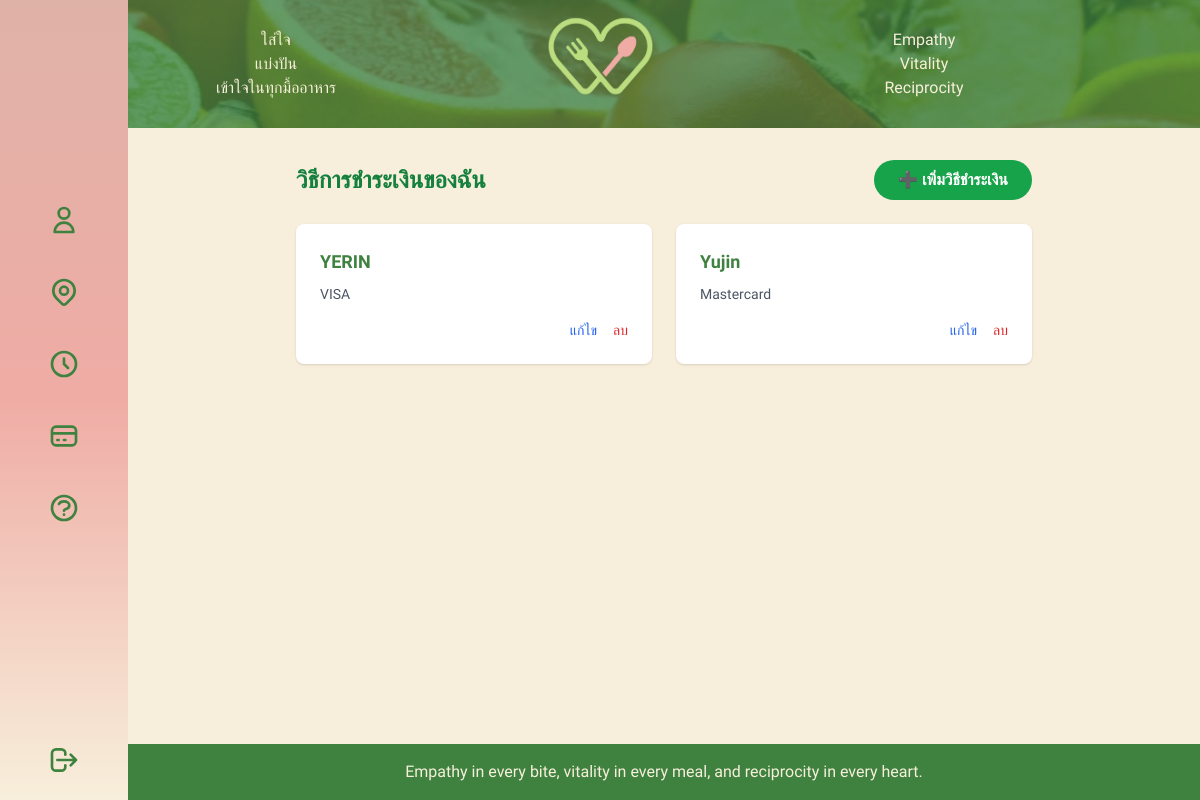
/payment-methods/ (signed in), run on the app's committed database.
### myapp/models.py (models this page shows, shortened)
class PaymentMethod(models.Model):
    user    = models.ForeignKey(User, on_delete=models.CASCADE, related_name='payment_methods')
    name    = models.CharField("ชื่อบัตร/บัญชี", max_length=50)
    details = models.CharField("รายละเอียด", max_length=255)

### myapp/views.py (the view)
# urls.py: path('payment-methods/', views.payment_methods, name='payment_methods'),
@login_required
def payment_methods(request):
    methods = request.user.payment_methods.all()
    return render(request, 'payment_methods.html', {
        'methods': methods
    })

### myapp/templates/payment_methods.html (shortened to what this page needs)
{% extends "base.html" %}
{% load static %}
{% block content %}
<div class="container mx-auto px-4 py-8 max-w-3xl">
  <div class="flex items-center justify-between mb-6">
    <h1 class="text-2xl font-bold text-green-700">วิธีการชำระเงินของฉัน</h1>
    <a href="{% url 'payment_method_add' %}" class="bg-green-600 hover:bg-green-700 text-white font-semibold py-2 px-6 rounded-full">
      ➕ เพิ่มวิธีชำระเงิน
    </a>
  </div>
  {% if methods %}
    <div class="grid grid-cols-1 md:grid-cols-2 gap-6">
      {% for m in methods %}
        <div class="bg-white rounded-lg shadow p-6 flex flex-col justify-between">
          <div>
            <h2 class="font-semibold text-lg mb-2">{{ m.name }}</h2>
            <p class="text-gray-600 text-sm">{{ m.details }}</p>
          </div>
          <div class="flex justify-end space-x-4 mt-4">
            <a href="{% url 'payment_method_edit' m.id %}" class="text-blue-600 hover:underline text-sm">
              แก้ไข
            </a>
            <a href="{% url 'payment_method_delete' m.id %}" class="text-red-600 hover:underline text-sm">
              ลบ
            </a>
          </div>
        </div>
      {% endfor %}
    </div>
  {% else %}
    <p class="text-center text-gray-500">คุณยังไม่มีวิธีการชำระเงิน</p>
  {% endif %}
</div>
{% endblock %}

### myapp/templates/base.html (style rules this page uses)
body { font-family:'Prompt','Montserrat',sans-serif; }

### data on the page
PaymentMethod: name "YERIN", details "VISA"
PaymentMethod: name "Yujin", details "Mastercard"
